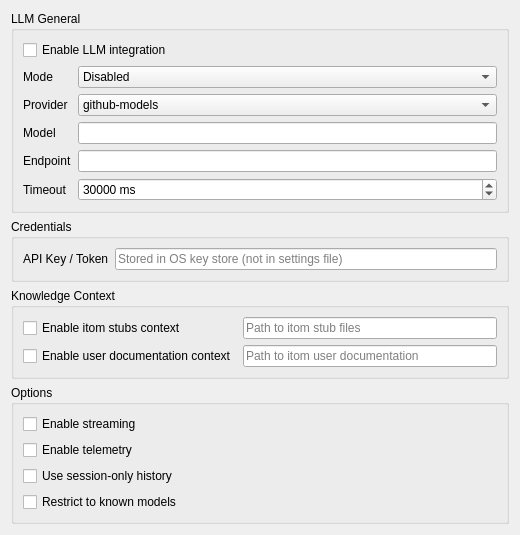
<?xml version="1.0" encoding="UTF-8"?>
<ui version="4.0">
 <class>WidgetPropLlm</class>
 <widget class="QWidget" name="WidgetPropLlm">
  <property name="geometry">
   <rect>
	<x>0</x>
	<y>0</y>
	<width>520</width>
	<height>420</height>
   </rect>
  </property>
  <property name="windowTitle">
   <string>Form</string>
  </property>
  <layout class="QVBoxLayout" name="verticalLayout">
   <item>
	<widget class="QGroupBox" name="groupBoxGeneral">
	 <property name="title">
	  <string>LLM General</string>
	 </property>
	 <layout class="QGridLayout" name="gridLayoutGeneral">
	  <item row="0" column="0" colspan="2">
	   <widget class="QCheckBox" name="checkEnabled">
		<property name="text">
		 <string>Enable LLM integration</string>
		</property>
	   </widget>
	  </item>
	  <item row="1" column="0">
	   <widget class="QLabel" name="labelMode">
		<property name="text">
		 <string>Mode</string>
		</property>
	   </widget>
	  </item>
	  <item row="1" column="1">
	   <widget class="QComboBox" name="comboMode">
		<item>
		 <property name="text">
		  <string>Disabled</string>
		 </property>
		</item>
		<item>
		 <property name="text">
		  <string>Cloud</string>
		 </property>
		</item>
		<item>
		 <property name="text">
		  <string>Offline</string>
		 </property>
		</item>
	   </widget>
	  </item>
	  <item row="2" column="0">
	   <widget class="QLabel" name="labelProvider">
		<property name="text">
		 <string>Provider</string>
		</property>
	   </widget>
	  </item>
	  <item row="2" column="1">
	   <widget class="QComboBox" name="comboProvider">
		<item>
		 <property name="text">
		  <string>github-models</string>
		 </property>
		</item>
		<item>
		 <property name="text">
		  <string>ollama</string>
		 </property>
		</item>
	   </widget>
	  </item>
	  <item row="3" column="0">
	   <widget class="QLabel" name="labelModel">
		<property name="text">
		 <string>Model</string>
		</property>
	   </widget>
	  </item>
	  <item row="3" column="1">
	   <widget class="QLineEdit" name="editModel"/>
	  </item>
	  <item row="4" column="0">
	   <widget class="QLabel" name="labelEndpoint">
		<property name="text">
		 <string>Endpoint</string>
		</property>
	   </widget>
	  </item>
	  <item row="4" column="1">
	   <widget class="QLineEdit" name="editEndpoint"/>
	  </item>
	  <item row="5" column="0">
	   <widget class="QLabel" name="labelTimeout">
		<property name="text">
		 <string>Timeout</string>
		</property>
	   </widget>
	  </item>
	  <item row="5" column="1">
	   <widget class="QSpinBox" name="spinTimeoutMs">
		<property name="suffix">
		 <string> ms</string>
		</property>
		<property name="minimum">
		 <number>1000</number>
		</property>
		<property name="maximum">
		 <number>600000</number>
		</property>
		<property name="singleStep">
		 <number>1000</number>
		</property>
		<property name="value">
		 <number>30000</number>
		</property>
	   </widget>
	  </item>
	 </layout>
	</widget>
   </item>
   <item>
	<widget class="QGroupBox" name="groupBoxCredentials">
	 <property name="title">
	  <string>Credentials</string>
	 </property>
	 <layout class="QGridLayout" name="gridLayoutCredentials">
	  <item row="0" column="0">
	   <widget class="QLabel" name="labelApiKey">
		<property name="text">
		 <string>API Key / Token</string>
		</property>
	   </widget>
	  </item>
	  <item row="0" column="1">
	   <widget class="QLineEdit" name="editApiKey">
		<property name="echoMode">
		 <enum>QLineEdit::Password</enum>
		</property>
		<property name="placeholderText">
		 <string>Stored in OS key store (not in settings file)</string>
		</property>
	   </widget>
	  </item>
	 </layout>
	</widget>
   </item>
   <item>
	<widget class="QGroupBox" name="groupBoxKnowledge">
	 <property name="title">
	  <string>Knowledge Context</string>
	 </property>
	 <layout class="QGridLayout" name="gridLayoutKnowledge">
	  <item row="0" column="0">
	   <widget class="QCheckBox" name="checkStubsContextEnabled">
		<property name="text">
		 <string>Enable itom stubs context</string>
		</property>
	   </widget>
	  </item>
	  <item row="0" column="1">
	   <widget class="QLineEdit" name="editStubsPath">
		<property name="placeholderText">
		 <string>Path to itom stub files</string>
		</property>
	   </widget>
	  </item>
	  <item row="1" column="0">
	   <widget class="QCheckBox" name="checkDocsContextEnabled">
		<property name="text">
		 <string>Enable user documentation context</string>
		</property>
	   </widget>
	  </item>
	  <item row="1" column="1">
	   <widget class="QLineEdit" name="editDocsPath">
		<property name="placeholderText">
		 <string>Path to itom user documentation</string>
		</property>
	   </widget>
	  </item>
	 </layout>
	</widget>
   </item>
   <item>
	<widget class="QGroupBox" name="groupBoxOptions">
	 <property name="title">
	  <string>Options</string>
	 </property>
	 <layout class="QVBoxLayout" name="verticalLayoutOptions">
	  <item>
	   <widget class="QCheckBox" name="checkStreamingEnabled">
		<property name="text">
		 <string>Enable streaming</string>
		</property>
	   </widget>
	  </item>
	  <item>
	   <widget class="QCheckBox" name="checkTelemetryEnabled">
		<property name="text">
		 <string>Enable telemetry</string>
		</property>
	   </widget>
	  </item>
	  <item>
	   <widget class="QCheckBox" name="checkSessionOnlyHistory">
		<property name="text">
		 <string>Use session-only history</string>
		</property>
	   </widget>
	  </item>
	  <item>
	   <widget class="QCheckBox" name="checkRestrictKnownModels">
		<property name="text">
		 <string>Restrict to known models</string>
		</property>
	   </widget>
	  </item>
	 </layout>
	</widget>
   </item>
   <item>
	<spacer name="verticalSpacer">
	 <property name="orientation">
	  <enum>Qt::Vertical</enum>
	 </property>
	 <property name="sizeHint" stdset="0">
	  <size>
	   <width>20</width>
	   <height>40</height>
	  </size>
	 </property>
	</spacer>
   </item>
  </layout>
 </widget>
 <resources/>
 <connections/>
</ui>
